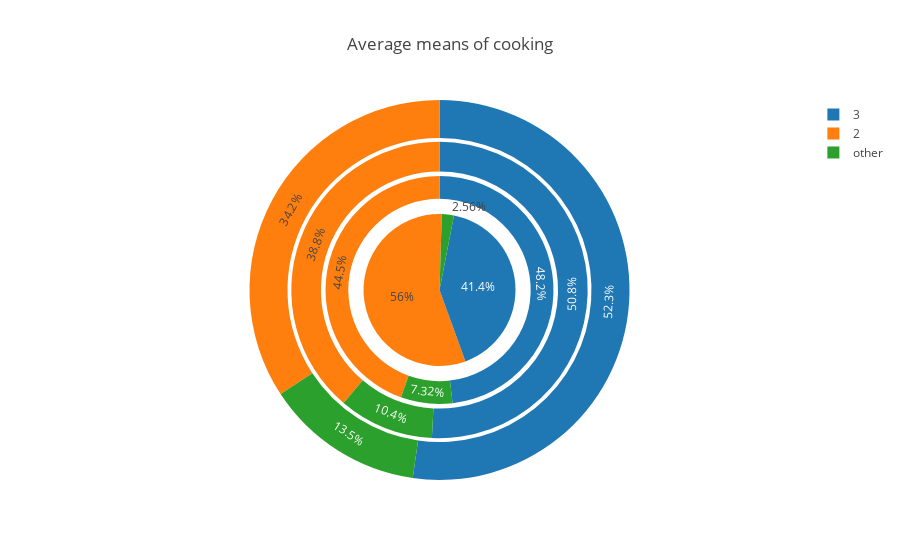

The code cell stored with this chart in its notebook:
### Code cell
t1 = go.Pie(labels=[2,3, 'other'], values=[34.23, 52.25, 100-34.23-52.25], hole=0.8)
t2 = go.Pie(labels=[2,3, 'other'], values=[38.69, 50.68, 100-38.96-50.68], hole=0.8, domain={'x': [0.11, 0.89], 'y': [0.11,0.89]})
t3 = go.Pie(labels=[2,3, 'other'], values=[44.51, 48.17, 100-44.51-48.17], hole=0.8, domain={'x': [0.2, 0.8], 'y': [0.2,0.8]})
t4 = go.Pie(labels=[2,3, 'other'], values=[56.04, 41.40, 100-56.04-41.40], domain={'x': [0.3, 0.7], 'y': [0.3,0.7]}, rotation = 160)

layout = go.Layout(
    title='Average means of cooking'
)


fig = go.Figure(data=[t1, t2, t3, t4], layout=layout)
py.iplot(fig)

### Figure 1 — Plotly figure (JSON) as saved in the notebook; plotly's stock layout.template omitted (floating-point values rounded to 4 significant figures)
{"data": [{"hole": 0.8, "labels": [2, 3, "other"], "type": "pie", "uid": "43fe1a34-8fab-42d1-a31b-5d04eb7a4a50", "values": [34.23, 52.25, 13.52]}, {"domain": {"x": [0.11, 0.89], "y": [0.11, 0.89]}, "hole": 0.8, "labels": [2, 3, "other"], "type": "pie", "uid": "28955f51-0108-4597-9cd5-dee07f0d252c", "values": [38.69, 50.68, 10.36]}, {"domain": {"x": [0.2, 0.8], "y": [0.2, 0.8]}, "hole": 0.8, "labels": [2, 3, "other"], "type": "pie", "uid": "909aa881-b93d-43d9-b90b-5d379ffb2200", "values": [44.51, 48.17, 7.32]}, {"domain": {"x": [0.3, 0.7], "y": [0.3, 0.7]}, "labels": [2, 3, "other"], "rotation": 160, "type": "pie", "uid": "905b0005-4d38-4fa6-8b6b-7d575cfda8b3", "values": [56.04, 41.4, 2.56]}], "layout": {"title": "Average means of cooking"}}
